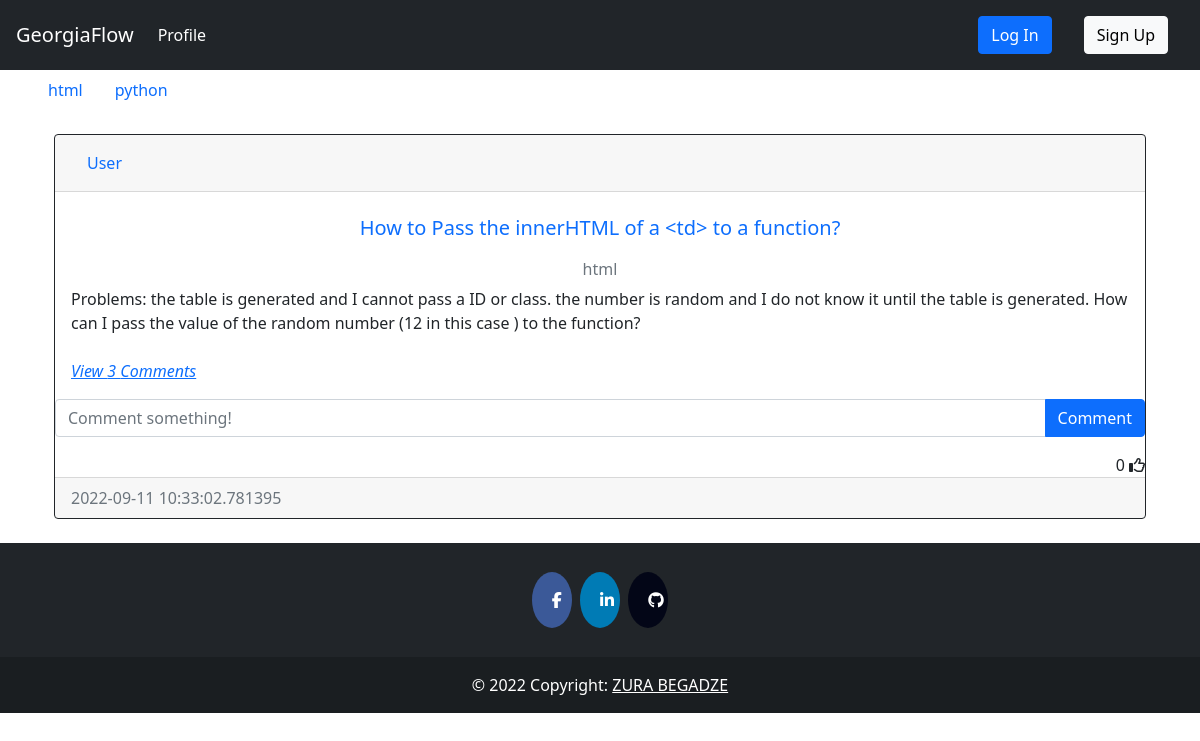
/post/1, run on an earlier commit of the app's database.
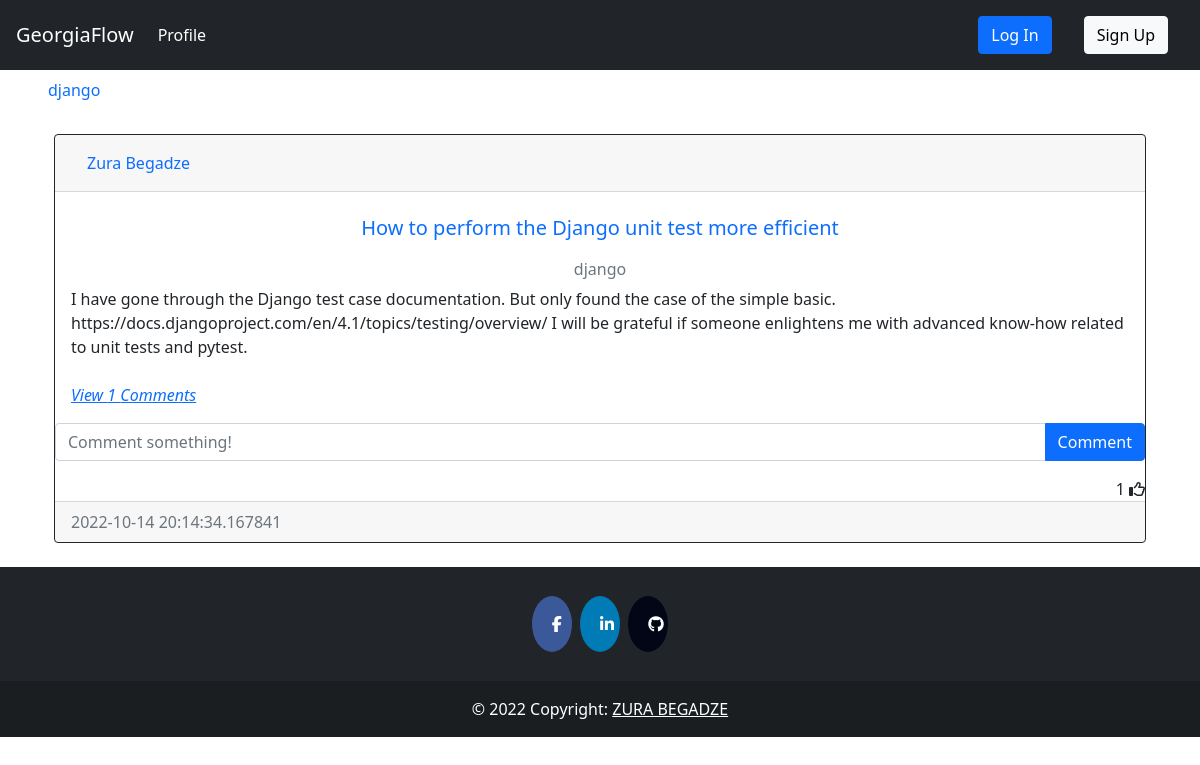
And on a later commit of the database.
### question/models.py (models this page shows, shortened)
class Tag(db.Model):
    __tablename__='tag'
    id =db.Column(db.Integer, primary_key=True)
    name = db.Column(db.String(15), nullable = False, unique=True, index=True)
    date_created = db.Column(db.DateTime, default = datetime.utcnow())
    author = db.Column(db.Integer, db.ForeignKey('user.id', ondelete="CASCADE"), nullable=False)

class Post(db.Model):
    __tablename__='post'
    id = db.Column(db.Integer, primary_key=True)
    heading = db.Column(db.String(50), nullable = False, index=True, unique=True)
    text = db.Column(db.Text, nullable=False)
    date_created = db.Column(db.DateTime, default = datetime.utcnow())
    tags = db.Column(db.String, db.ForeignKey('tag.name', ondelete="CASCADE"), unique=False, nullable=False)
    author = db.Column(db.Integer, db.ForeignKey('user.id', ondelete="CASCADE"), nullable=False)
    comments = db.relationship('Comment', backref='post', passive_deletes=True)
    likes = db.relationship('Like', backref='post', passive_deletes=True)
    corrects = db.relationship('Correct', backref='post', passive_deletes=True)

### auth/models.py (models this page shows, shortened)
class User(db.Model, UserMixin):
    __tablename__ = 'user'
    id = db.Column(db.Integer, primary_key=True)
    fullname = db.Column(db.String(200), nullable = False, index=True)
    email = db.Column(db.String(100), nullable = False, unique = True, index=True)
    linkedin = db.Column(db.String(50),  nullable = False)
    github = db.Column(db.String(45),  nullable = False)
    date_created = db.Column(db.DateTime, default = datetime.utcnow())
    password_hash = db.Column(db.String(128))
    posts = db.relationship('Post', backref='user', passive_deletes=True)
    tags = db.relationship('Tag', backref='user', passive_deletes=True)
    comments = db.relationship('Comment', backref='user', passive_deletes=True)
    likes = db.relationship('Like', backref='user', passive_deletes=True)
    correct = db.relationship('Correct', backref='correct_user', passive_deletes=True)

### question/views.py (the view)
@post.route('/post/<post_id>', methods=['GET', 'POST'])
def post_detail(post_id):
    tags = Tag.query.order_by(Tag.name).all()
    post = Post.query.filter_by(id=post_id).first()
    return render_template('detail.html', post=post, tags=tags)

### templates/detail.html (shortened to what this page needs)
{% extends 'base.html' %}
{% block content %}
    <div id="posts">
    <div class="card border-dark">
        <div class="card-header d-flex justify-content-between align-items-center">
            <a class="nav-item nav-link active" href="{{ url_for('auth.get_user', user_id=post.user.id) }}">{{post.user.fullname}}</a>
            <br />
        </div>
        <div class="card-body">
            <a class="card-title nav-item nav-link text-center" href="{{ url_for('post.post_detail', post_id=post.id) }}"><h5 >{{post.heading}}</h5></a>
            <h6 class="card-subtitle mb-2 text-muted text-center">{{post.tags}}</h6>
            <div class="card-text ">{{post.text}}</div>
            <br />
            <p class="card-text">
                {% if post.comments|length > 0 %}
                <a data-bs-toggle="collapse" href="#comments-{{post.id}}" role="button">
                <cite title="Source" >View {{post.comments|length}} Comments</cite>
                </a>
                {% else %}
                <small class="text-muted">No Comments</small>
                {% endif %}
            </p>
        </div>
        <form class="input-group mb-3" method="POST" action="/create-comment/{{post.id}}" >
            <input type="text" id="text"  name="text" class="form-control" placeholder="Comment something!" />
            <button type="submit" class="btn btn-primary">Comment</button>
        </form>
        <div class="text-right">
            <span id="likes-count-{{post.id}}">{{ post.likes|length }}</span>
            {% if current_user.id in post.likes|map(attribute="author")|list %}
            <i class="fas fa-thumbs-up" id="like-button-{{post.id}}" onclick="like('{{post.id}}')"></i>
            {% else %}
            <i class="far fa-thumbs-up" id="like-button-{{post.id}}" onclick="like('{{post.id}}')"></i>
            {% endif %}
        </div>
        <div class="card-footer text-muted">{{post.date_created}}</div>
    </div>
    <br/ >
    </div>
{% endblock %}

### templates/base.html (shortened to what this page needs)
<!DOCTYPE html>
<html lang="en">
    <head>
        <link rel="stylesheet" href="{{ url_for('static', filename='css/index.css')}}"></link>
        <link rel="stylesheet" href="https://cdnjs.cloudflare.com/ajax/libs/font-awesome/4.7.0/css/font-awesome.min.css"/>
        <link rel="stylesheet" href="https://cdn.jsdelivr.net/npm/bootstrap@5.2.0/dist/css/bootstrap.min.css"/>
        <link rel="stylesheet" href="https://cdn.jsdelivr.net/npm/bootstrap@4.6.2/dist/css/bootstrap.min.css"/>
        <link rel="stylesheet" href="https://cdn.jsdelivr.net/npm/bootstrap@4.1.3/dist/css/bootstrap.min.css"/>
        <link rel="stylesheet" href="https://cdn.jsdelivr.net/npm/bootstrap@5.0.2/dist/css/bootstrap.min.css"/>
    </head>
    <body>
        <nav class="navbar navbar-expand-lg   navbar-dark bg-dark">
            <a class="navbar-brand" href="{{ url_for('api.index') }}">GeorgiaFlow</a>
            <div class="collapse navbar-collapse" id="navbarTogglerDemo03">
                <ul class="navbar-nav mr-auto mt-2 mt-lg-0">
                    <li class="nav-item active">
                    <a class="nav-link" href="{{ url_for('auth.get_user', user_id=current_user.id) }}">Profile <span class="sr-only">(current)</span></a>
                    </li>
                </ul>
                {%if current_user.is_authenticated %}
                    <div class="btn-group" style="margin-right:5%">
                        <button type="button" class="btn btn-sm btn-secondary dropdown-toggle" data-bs-toggle="dropdown">{{current_user.fullname}}</button>
                        <ul class="dropdown-menu">
                            <li>
                                <a class="dropdown-item" href="{{ url_for('auth.get_user', user_id=current_user.id) }}">{{current_user.fullname}}</a>
                            </li>
                            <li>
                                <a class="dropdown-item" href="{{ url_for('auth.update', user_id=current_user.id) }}">Update Profile</a>
                            </li>
                            <li>
                                <a class="dropdown-item" href="{{ url_for('auth.update_password', user_id=current_user.id) }}">Update Password</a>
                            </li>
                            <div class="dropdown-divider"></div>
                            <a class="dropdown-item" href="{{ url_for('auth.logout') }}">Log Out</a>
                            </div>
                        </ul>
                    </div>
                {%else%}
                    <a class="nav-link" href="{{ url_for('auth.login') }}"><button type="button" class="btn btn-primary">Log In</button></a>
                    <a class="nav-link" href="{{ url_for('auth.signup') }}"><button type="button" class="btn btn-light">Sign Up</button></a>
                {%endif%}
            </div>
        </nav>
        <nav class="navtag ">
            <ul class="navtagul">
                {%for tag in tags%}
                    <li><a class="navtaga nav-link" href="{{ url_for('post.tag_posts', tag_name=tag.name) }}">{{tag.name}}</a></li>
                {%endfor%}
            </ul>
        </nav>
        <div class="container">{% block content %}{% endblock %}</div>
        {%block footer%}
        <footer class="bg-dark text-center text-white">
            <div class="container p-4 pb-0">
                <section class="mb-4">
                    <a href="https://www.facebook.com/zura.begadze.35/" class="fa fa-facebook"></a>
                    <a href="https://www.linkedin.com/in/zura-begadze/" class="fa fa-linkedin"></a>
                    <a href="https://github.com/papitokarlo" class="fa fa-github"></a>
            </section>
            </div>
            <div class="text-center p-3" style="background-color: rgba(0, 0, 0, 0.2);">
                © 2022 Copyright:
                <a class="text-white" href="">ZURA BEGADZE</a>
            </div>
        </footer>
        {%endblock%}
    </body>
</html>

What changed in the data, as far as the page shows it:
removed Tag: name "html"
removed Tag: name "python"
added Tag: name "django"
changed User: user.fullname "User" → "Zura Begadze"
changed Post: heading "How to Pass the innerHTML of a <td> to a function?" → "How to perform the Django unit test more efficient"; tags "html" → "django"; text "Problems: the table is generated and I cannot pass a ID or class. the number is random and I do not know it until the table is generated. How can I pass the value of the random number (12 in this case ) to the function?" → "I have gone through the Django test case documentation. But only found the case of the simple basic. https://docs.djangoproject.com/en/4.1/topics/testing/overview/ I will be grateful if someone enlightens me with advanced know-how related to unit tests and pytest."; date_created "2022-09-11 10:33:02.781395" → "2022-10-14 20:14:34.167841"
Also different on the page:
{{ post.comments|length }}: "3" → "1"
{{ post.likes|length }}: "0" → "1"
